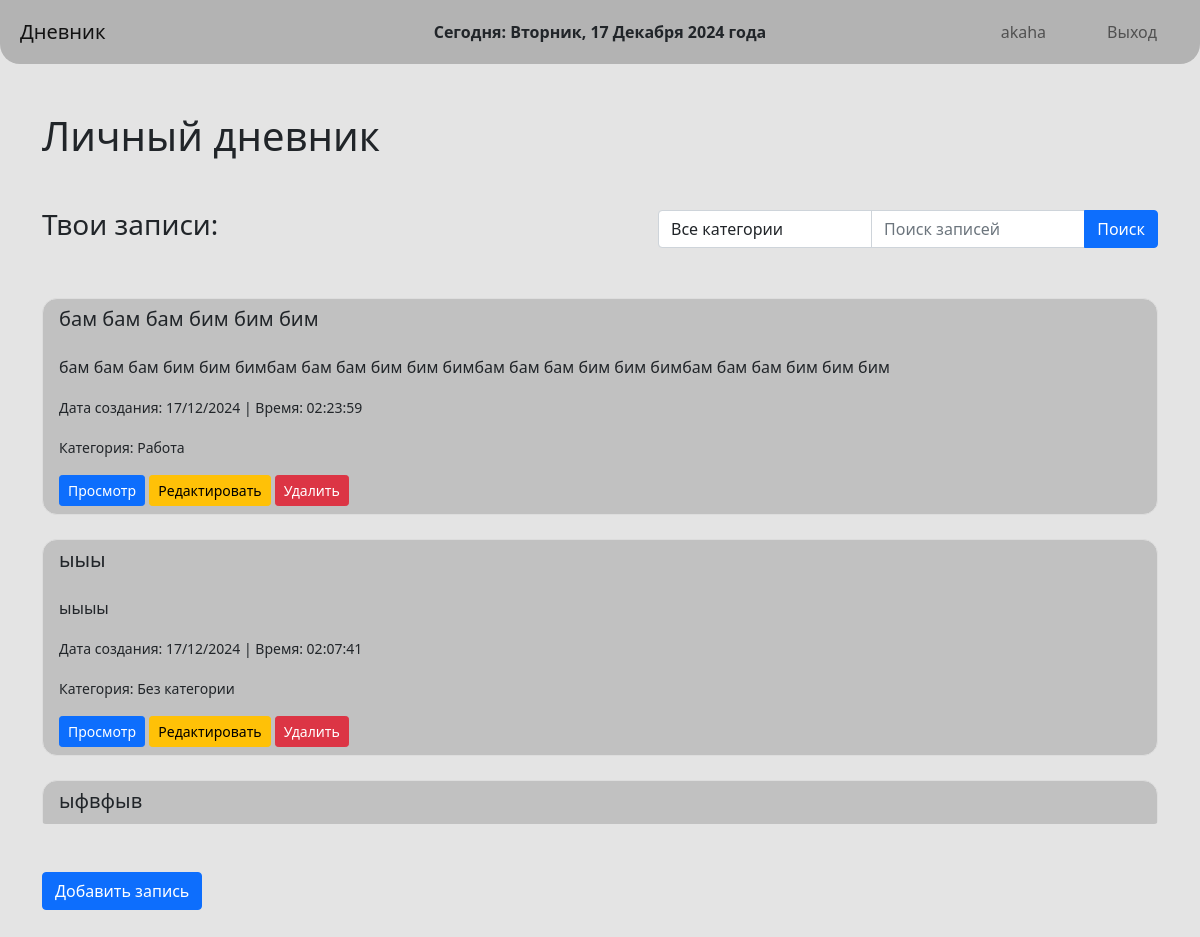
Screenshot of / (signed in) with the database file from the repository.
### appBack.py (models this page shows, shortened)
class Entry(db.Model):
    id = db.Column(db.Integer, primary_key=True)
    title = db.Column(db.String(100), nullable=False)
    content = db.Column(db.Text, nullable=False)
    category = db.Column(db.String(50), nullable=False, default='Все категории')  # Категория по умолчанию
    date_created = db.Column(db.DateTime, default=lambda: datetime.now(timezone))
    date_updated = db.Column(db.DateTime, default=lambda: datetime.now(timezone), onupdate=lambda: datetime.now(timezone))
    user_id = db.Column(db.Integer, db.ForeignKey('user.id'), nullable=False)

### appBack.py (the view)
@app.route('/')
def index():
    if 'user_id' not in session:
        return redirect(url_for('signin'))
    selected_category = request.args.get('category', 'Все категории')  # Получаем выбранную категорию
    query = request.args.get('query', '').strip().lower()
    user_id = session['user_id']
    if selected_category == 'Все категории':
        all_entries = Entry.query.filter_by(user_id=user_id).order_by(Entry.date_created.desc()).all()
    else:
        all_entries = Entry.query.filter_by(user_id=user_id, category=selected_category).order_by(Entry.date_created.desc()).all()
    if query:
        entries = [entry for entry in all_entries if query in entry.title.lower() or query in entry.content.lower()]
    else:
        entries = all_entries
    days_of_week = ["Понедельник", "Вторник", "Среда", "Четверг", "Пятница", "Суббота", "Воскресенье"]
    months_of_year = ["Января", "Февраля", "Марта", "Апреля", "Мая", "Июня", "Июля", "Августа", "Сентября", "Октября", "Ноября", "Декабря"]
    timezone = pytz.timezone('Asia/Bishkek')
    now = datetime.now(timezone)
    current_date = f"Сегодня: {days_of_week[now.weekday()]}, {now.day} {months_of_year[now.month - 1]} {now.year} года"
    return render_template('index.html', entries=entries, current_date=current_date, query=query, selected_category=selected_category)

### templates/index.html (shortened to what this page needs)
{% extends 'base.html' %}
{% block body %}
<div class="mt-5">
    <h1>Личный дневник</h1>
</div>
<div class="d-flex justify-content-between align-items-center mt-5">
    <h3>Твои записи:</h3>
    <form method="get" action="{{ url_for('index') }}" style="width: 500px;">
        <div class="input-group">
            <select name="category" class="form-control">
                <option value="Все категории" {% if selected_category == 'Все категории' %}selected{% endif %}>Все категории</option>
            </select>
            <input type="text" name="query" class="form-control" placeholder="Поиск записей"
                   value="{{ query }}">
            <button class="btn btn-primary" type="submit">Поиск</button>
        </div>
    </form>
</div>
{% if entries %}
<div class="list-group mt-4" style="max-height: 550px; overflow-y: auto;">
    {% for entry in entries %}
    <li class="list-group-item mt-4" style="border-radius: 15px; border: 1px solid #ddd; background-color: #c1c1c1">
        <h5>{{ entry.title }}</h5>
        <div class="mt-4"
             style="display: -webkit-box; -webkit-line-clamp: 3; -webkit-box-orient: vertical; overflow: hidden; text-overflow: ellipsis;">
            {{ entry.content[:100] | safe }}
        </div>
        <p><small>Дата создания: {{ entry.date_created.strftime('%d/%m/%Y | Время: %H:%M:%S') }}</small></p>
        <p><small>Категория: {% if entry.category %}{{ entry.category }}{% else %}Без категории{% endif %}</small></p>
        <a href="{{ url_for('view_entry', entry_id=entry.id) }}" class="btn btn-primary btn-sm">Просмотр</a>
        <a href="/edit-entry/{{ entry.id }}" class="btn btn-warning btn-sm">Редактировать</a>
        <a href="/delete-entry/{{ entry.id }}" class="btn btn-danger btn-sm">Удалить</a>
    </li>
    {% endfor %}
</div>
{% else %}
<p class="mt-5">У тебя еще нет записей в дневнике. Добавь свою первую запись!</p>
{% endif %}
<a href="/add-entry" class="btn btn-primary mt-5">Добавить запись</a>
{% endblock %}

### templates/base.html (shortened to what this page needs)
<!DOCTYPE html>
<html lang="ru">
<head>
    <link href="https://cdn.jsdelivr.net/npm/bootstrap@5.1.3/dist/css/bootstrap.min.css" rel="stylesheet">
</head>
<body>
    <nav class="navbar navbar-expand-lg navbar-light">
        <a class="navbar-brand" href="{{ url_for('index') }}">Дневник</a>
        <div class="navbar-date">
            {{ current_date }}
        </div>
        <div class="navbar-nav">
            {% if 'user_id' not in session %}
                <li class="nav-item {% if request.endpoint == 'registr' %}active{% endif %}">
                    <a class="nav-link" href="{{ url_for('registr') }}">Регистрация</a>
                </li>
                <li class="nav-item {% if request.endpoint == 'signin' %}active{% endif %}">
                    <a class="nav-link" href="{{ url_for('signin') }}">Вход</a>
                </li>
            {% else %}
                <li class="nav-item">
                    <span class="nav-link">{{ session['username'] }}</span>
                </li>
                <li class="nav-item">
                    <a class="nav-link" href="{{ url_for('signout') }}">Выход</a>
                </li>
            {% endif %}
        </div>
    </nav>
    <div class="container">
        {% block body %}
        {% endblock %}
    </div>
</body>
</html>

### templates/base.html (style rules this page uses)
body { background: #e4e4e4; }
.navbar { background-color: #b3b3b3; -webkit-border-bottom-left-radius: 20px; -webkit-border-bottom-right-radius: 20px; }
.navbar { display: flex; justify-content: space-between; align-items: center; padding: 10px 20px; }
.navbar-nav { display: flex; gap: 15px; }
.navbar-brand { margin-right: auto; padding-right: 20px; }
.navbar-nav .nav-item { padding: 5px 15px; border-radius: 30px; }
.nav-link { padding: 5px 15px; }
.navbar-date { text-align: center; position: absolute; left: 50%; transform: translateX(-50%); font-size: 16px; font-weight: bold; }

### rows the page displays
Entry: title "бам бам бам бим бим бим", content "бам бам бам бим бим бимбам бам бам бим бим бимбам бам бам бим бим бимбам бам бам бим бим бим", date_created|Время "17/12/2024 | Время: 02:23:59", category "Работа"
Entry: title "ыыы", content "ыыыы", date_created|Время "17/12/2024 | Время: 02:07:41", category "Без категории"
Entry: title "ыфвфыв"

### other values shown
{{ current_date }} "Сегодня: Вторник, 17 Декабря 2024 года"
{{ session['username'] }} "akaha"
